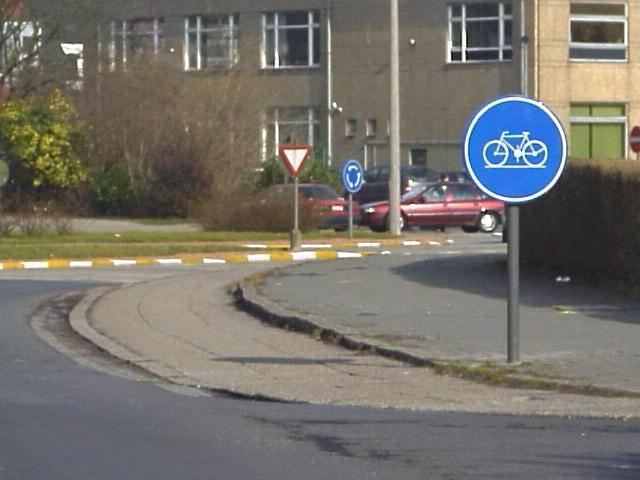
#> input picture images/traffic1.jpg, 640 x 480 px, found by its file name
$ python labo4.py
#> lines starting #> are read from the running program, lines starting #| are printed output that depends on the picture; after the words box and inside, x2 and y2 are one past the last pixel; in counts of white or black regions, pixels touching at a corner belong together
import numpy as np
from matplotlib import pyplot as plt
import cv2
import scipy
import scipy.ndimage
from matplotlib.widgets import Slider

# Typing
import typing
from cv2.typing import MatLike, Scalar
from numpy.typing import ArrayLike

# -- Opdracht 1 --
def segment_color(filename: str):
#> called with filename = 'images/traffic1.jpg'
    image = cv2.imread(filename)
#> image is the input picture: shape (480, 640, 3); mean B, G, R 105.5, 112.6, 116.2
    hsv = cv2.cvtColor(image, cv2.COLOR_BGR2HSV)
#> hsv: shape (480, 640, 3); mean H, S, V 53.2, 45.2, 122.6

    # Red(Two areas)
    lower_red1 = np.array([0, 100, 50])
    upper_red1 = np.array([10, 255, 255])
    lower_red2 = np.array([165, 70, 50])
    upper_red2 = np.array([180, 255, 255])
    # Blue
    lower_blue = np.array([100, 70, 50])
    upper_blue = np.array([130, 255, 255])
    # White
    lower_white = np.array([0, 0, 200])
    upper_white = np.array([180, 50, 255])
    # Black
    lower_black = np.array([0, 0, 0])
    upper_black = np.array([180, 255, 50])

    mask_red1 = cv2.inRange(hsv, lower_red1, upper_red1)
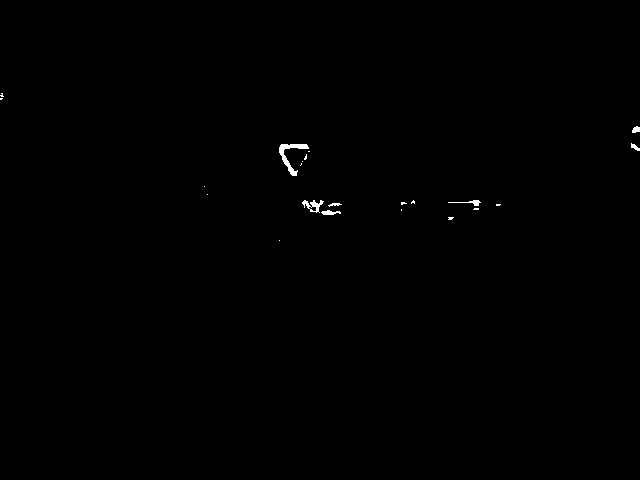
#> mask_red1: shape (480, 640); 0.24% white; 22 white regions (15 under 20 px), largest, box (x1, y1, x2, y2) and area: (279, 144, 309, 176) 275, (302, 200, 324, 213) 127, (448, 200, 481, 206) 66
    mask_red2 = cv2.inRange(hsv, lower_red2, upper_red2)
#> mask_red2: shape (480, 640); 0.55% white; 21 white regions (10 under 20 px), largest, box (x1, y1, x2, y2) and area: (430, 187, 503, 213) 599, (401, 210, 474, 224) 429, (367, 203, 389, 224) 257
    mask_red = cv2.bitwise_or(mask_red1, mask_red2)
#> mask_red: shape (480, 640); 0.79% white; 31 white regions (19 under 20 px), largest, box (x1, y1, x2, y2) and area: (430, 187, 503, 213) 685, (401, 209, 474, 224) 445, (279, 144, 309, 176) 275

    mask_blue = cv2.inRange(hsv, lower_blue, upper_blue)
#> mask_blue: shape (480, 640); 2.6% white; 31 white regions (17 under 20 px), largest, box (x1, y1, x2, y2) and area: (468, 100, 563, 198) 5582, (340, 160, 366, 193) 563, (503, 137, 527, 166) 419
    mask_white = cv2.inRange(hsv, lower_white, upper_white)
#> mask_white: shape (480, 640); 2% white; 166 white regions (114 under 20 px), largest, box (x1, y1, x2, y2) and area: (465, 97, 566, 201) 889, (567, 16, 628, 47) 503, (394, 0, 398, 139) 299
    mask_black = cv2.inRange(hsv, lower_black, upper_black)
#> mask_black: shape (480, 640); 4.4% white; 121 white regions (99 under 20 px), largest, box (x1, y1, x2, y2) and area: (517, 174, 640, 298) 11213, (90, 196, 138, 215) 468, (6, 162, 35, 193) 331

    # Plot
    image_rgb = cv2.cvtColor(image, cv2.COLOR_BGR2RGB)
    fig = plt.figure(figsize=(10, 10))
    fig.canvas.manager.set_window_title("Segmented color")
    ax1 = plt.subplot(3, 2, (1, 2))
    ax1.imshow(image_rgb)
    plt.title("Original Image")
    plt.axis("off")
    masks = {
        "Red": mask_red,
        "Blue": mask_blue,
        "White": mask_white,
        "Black": mask_black,
    }
    for i, (color, mask) in enumerate(masks.items(), 2):
        plt.subplot(3, 2, i + 1)
        plt.imshow(mask, cmap="gray")
        plt.title(f"{color} Mask")
        plt.axis("off")
#> this loop made 4 passes
#> color on passes 1 to 4: 'Red', 'Blue', 'White', 'Black'
    plt.show()
#> call 2 of segment_color, with filename = 'images/traffic2.jpg'
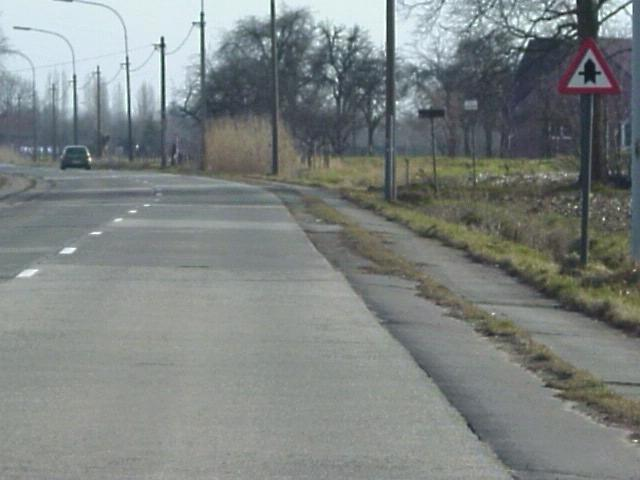
#> input picture images/traffic2.jpg, 640 x 480 px, found by its file name
#> in segment_color, image is the input picture: shape (480, 640, 3); mean B, G, R 129.7, 131.3, 125.5
#> in segment_color (call 2), `hsv = cv2.cvtColor(image, cv2.COLOR_BGR2HSV)`: hsv: shape (480, 640, 3); mean H, S, V 72.8, 25.4, 134.3
#> in segment_color (call 2), `mask_red1 = cv2.inRange(hsv, lower_red1, upper_red1)`: mask_red1: shape (480, 640); every value is 0
#> in segment_color (call 2), `mask_red2 = cv2.inRange(hsv, lower_red2, upper_red2)`: mask_red2: shape (480, 640); 0.3% white; 1 white region, box (x1, y1, x2, y2) and area: (559, 38, 620, 94) 924
#> in segment_color (call 2), `mask_blue = cv2.inRange(hsv, lower_blue, upper_blue)`: mask_blue: shape (480, 640); 1.1% white; 113 white regions (85 under 20 px), largest, box (x1, y1, x2, y2) and area: (512, 39, 560, 108) 1007, (581, 96, 591, 141) 305, (634, 14, 640, 63) 201
#> in segment_color (call 2), `mask_white = cv2.inRange(hsv, lower_white, upper_white)`: mask_white: shape (480, 640); 9% white; 138 white regions (112 under 20 px), largest, box (x1, y1, x2, y2) and area: (0, 0, 201, 116) 17482, (395, 0, 468, 66) 3092, (275, 0, 386, 57) 2962
#> in segment_color (call 2), `mask_black = cv2.inRange(hsv, lower_black, upper_black)`: mask_black: shape (480, 640); 0.48% white; 93 white regions (78 under 20 px), largest, box (x1, y1, x2, y2) and area: (580, 0, 595, 36) 280, (592, 143, 606, 184) 250, (580, 60, 596, 82) 175
#> the loop in segment_color (call 2), `for i, (color, mask) in enumerate(masks.items(), 2):` made 4 passes


# -- Opdracht 2 --
def plot_image(image: ArrayLike, title="Title", legend: list[list[str]] = []):
    fig, ax = plt.subplots()
    fig.canvas.manager.set_window_title(title)

    ax.imshow(image)
    [ax.plot([], [], label=entry[0], color=entry[1]) for entry in legend]

    if len(legend):
        ax.legend()

    plt.show()


def draw_lines(lines: list, image: MatLike, color: Scalar):
    for rho, theta in lines:
        a = np.cos(theta)
        b = np.sin(theta)
        x0 = a * rho
        y0 = b * rho
        x1 = int(x0 + 1000 * (-b))
        y1 = int(y0 + 1000 * (a))
        x2 = int(x0 - 1000 * (-b))
        y2 = int(y0 - 1000 * (a))

        # print(f"Line coordinates: ({x1}, {y1}) to ({x2}, {y2})")
        cv2.line(image, (x1, y1), (x2, y2), color, 2)


def are_lines_similar(line1, line2, rho_tolerance=10, theta_tolerance=0.1):
    rho1, theta1 = line1
    rho2, theta2 = line2

    # Normaliseer de rho waarden (kan negatief zijn)
    if rho1 < 0:
        rho1 = -rho1
        theta1 = theta1 + np.pi
    if rho2 < 0:
        rho2 = -rho2
        theta2 = theta2 + np.pi

    # Normaliseer theta waarden tussen 0 en pi
    theta1 = theta1 % np.pi
    theta2 = theta2 % np.pi

    theta_diff = min(abs(theta1 - theta2), np.pi - abs(theta1 - theta2))
    if theta_diff > theta_tolerance:
        return False

    rho_diff = abs(rho1 - rho2)
    return rho_diff <= rho_tolerance


def filter_similar_lines(lines: MatLike, rho_tolerance=10, theta_tolerance=0.1):
    if lines is None:
        return []

    filtered_lines = []
    lines = lines[:, 0]

    for line in lines:
        is_similar = False
        for filtered_line in filtered_lines:
            if are_lines_similar(line, filtered_line, rho_tolerance, theta_tolerance):
                is_similar = True
                break

        if not is_similar:
            filtered_lines.append(line)

    return filtered_lines


def hough(filename: str):
#> called with filename = 'images/lines.jpg'
    img = cv2.imread(filename)
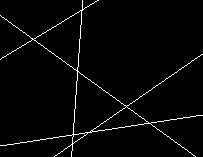
#> input picture images/lines.jpg, 203 x 157 px, found by its file name
#> img is the input picture: shape (157, 203, 3); min 0, max 255, mean 6.4
    gray = cv2.cvtColor(img, cv2.COLOR_BGR2GRAY)
    edges = cv2.Canny(gray, 50, 200, apertureSize=3)
#> edges: shape (157, 203); 4.8% white in thin lines or dots

    lines = cv2.HoughLines(edges, 1, np.pi / 180, 79)
#> lines = [[83, 0.0698], [13, 2.2], [145, 1.41], [81, 0.0698], [143, 1.41], [11, 2.2], [14, 2.18], [158, 0.96], [160, 0.96], [146, 1.4], [9, 2.22], [51, 1.03]]
    filtered_lines = filter_similar_lines(lines)
#> the loop in filter_similar_lines, `for line in lines:` made 12 passes
#> after the loop in filter_similar_lines, `for line in lines:`: filtered_lines = [[83, 0.0698], [13, 2.2], [145, 1.41], [158, 0.96], [51, 1.03]]

    #draw_lines(filtered_lines, img, (0, 255, 0))

    # Filter bijna parallelle lijnen
    parallel_lines = []
    tolerance = 0.1
    for i in range(len(filtered_lines)):
        for j in range(i + 1, len(filtered_lines)):
            rho1, theta1 = filtered_lines[i]
            rho2, theta2 = filtered_lines[j]
            if abs(theta1 - theta2) < tolerance:
                parallel_lines.append((rho1, theta1))
                parallel_lines.append((rho2, theta2))
#> this loop made 5 passes
#> after the loop, parallel_lines = [(158, 0.96), (51, 1.03)]

    draw_lines(parallel_lines, img, (0, 0, 255))
#> the loop in draw_lines, `for rho, theta in lines:` made 2 passes
#> (rho, theta, a, b, x0, y0, x1, y1) on passes 1 to 2: (158, 0.96, 0.574, 0.819, 90.63, 129.4, -728, 703), (51, 1.03, 0.515, 0.857, 26.27, 43.72, -830, 558)

    plot_image(img, "Hough parallel lines", [["Parallel", "Blue"]])


# -- Opdracht 3 --
def RANSAC(
    filename: str,
    num_lines=5,
    threshold_distance=2,
    threshold_inliers=100,
    max_iterations=1000
):
#> called with filename = 'images/wires.jpg', num_lines = 5, threshold_distance = 2, threshold_inliers = 100, max_iterations = 1000
    img = cv2.imread(filename, cv2.IMREAD_COLOR)
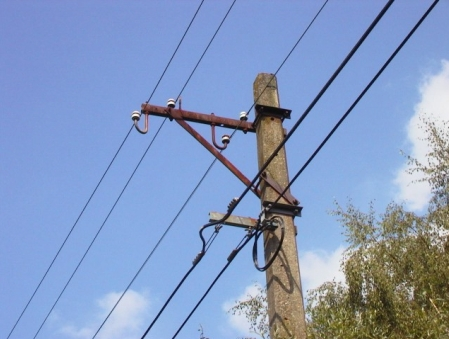
#> input picture images/wires.jpg, 449 x 339 px, found by its file name
#> img is the input picture: shape (339, 449, 3); mean B, G, R 193.1, 154, 132.8
    img = cv2.cvtColor(img, cv2.COLOR_BGR2RGB)

    img_with_lines = img.copy()

    gray = cv2.cvtColor(img, cv2.COLOR_RGB2GRAY)
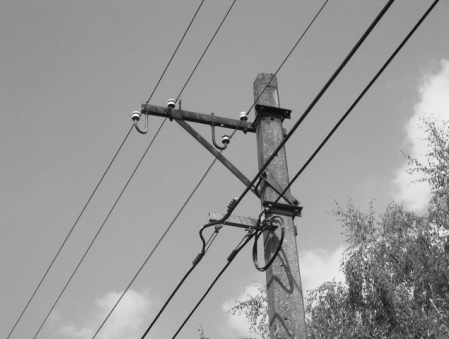
#> gray: shape (339, 449); min 11, max 248, mean 152.1
    edges = cv2.Canny(gray, 50, 150, apertureSize=3)
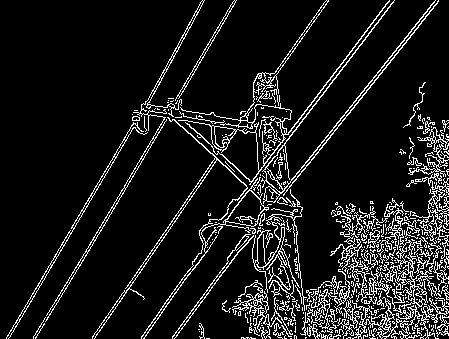
#> edges: shape (339, 449); 10.4% white in thin lines or dots

    y_coords, x_coords = np.nonzero(edges)
#> y_coords = 15838 values from 0 to 338; x_coords = 15838 values, max 448 at index 2442, min 6 at index 15668, mean 305.3
    points = np.column_stack((x_coords, y_coords))
#> points = 15838 pairs, first value 6 to 448, second value 0 to 338

    colors = plt.cm.rainbow(np.linspace(0, 1, num_lines))
#> colors = [[0.5, 0, 1, 1], [0.00196, 0.709, 0.923, 1], [0.504, 1, 0.705, 1], [1, 0.701, 0.378, 1], [1, 1.22e-16, 6.12e-17, 1]]
    colors = (colors[:, :3] * 255).astype(np.uint8)
#> colors = [[127, 0, 255], [0, 180, 235], [128, 254, 179], [255, 178, 96], [255, 0, 0]]

    # Minimale lengte voor een geldige lijn (als percentage van de beeldbreedte)
    min_line_length = img.shape[1] * 0.3  # 30% van de beeldbreedte
#> min_line_length = 134.7

    detected_lines = []
    for line_idx in range(num_lines):
        S = 2
        best_inliers = []
        best_line = None
        max_line_score = 0

        if len(points) < 2:
            break

        for _ in range(max_iterations):
            idx = np.random.choice(len(points), S, replace=False)
            point1, point2 = points[idx]
            x1, y1 = point1
            x2, y2 = point2

            if x2 - x1 == 0 and y2 - y1 == 0:
                continue

            distances = np.abs(
                (x2 - x1) * (y1 - points[:, 1]) - (x1 - points[:, 0]) * (y2 - y1)
            ) / np.sqrt((x2 - x1) ** 2 + (y2 - y1) ** 2)

            inlier_indices = distances < threshold_distance
            inliers = points[inlier_indices]

            if len(inliers) < threshold_inliers:
                continue

            line_vector = np.array([x2 - x1, y2 - y1])
            line_vector = line_vector / np.linalg.norm(line_vector)
            centered_points = inliers - point1
            projections = np.dot(centered_points, line_vector)
            line_length = np.max(projections) - np.min(projections)
            line_score = line_length * len(inliers)

            if line_score > max_line_score and line_length > min_line_length:
                max_line_score = line_score
                best_inliers = inliers
                min_idx = np.argmin(projections)
                max_idx = np.argmax(projections)
                best_line = (inliers[min_idx], inliers[max_idx])

        if best_line is not None:
            detected_lines.append(best_line)
            pt1, pt2 = best_line
            cv2.line(
                img_with_lines,
                (int(pt1[0]), int(pt1[1])),
                (int(pt2[0]), int(pt2[1])),
                colors[line_idx].tolist(),
                2,
            )

            points = np.array(
                [p for p in points if not np.any(np.all(p == best_inliers, axis=1))]
            )
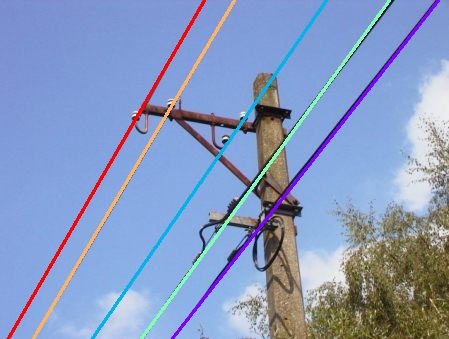
#> img_with_lines: shape (339, 449, 3); mean R, G, B 135.1, 154.1, 192.7
#> after the loop, detected_lines = [([172, 338], [438, 0]), ([92, 338], [326, 0]), ([389, 0], [141, 338]), ([234, 0], [33, 338]), ([8, 338], [204, 0])]; max_idx = 0; min_idx = 653; points = 12682 pairs, first value 6 to 448, second value 0 to 338

    fig = plt.figure(figsize=(12, 6))
    fig.canvas.manager.set_window_title("RANSAC power lines")
    plt.subplot(121)
    plt.imshow(img)
    plt.title("Origineel")

    plt.subplot(122)
    plt.imshow(img_with_lines)
    plt.title("Gedetecteerde lijnen")

    plt.tight_layout()
    plt.show()

    return detected_lines


def main():
    # Opdracht 1: Kleursegmentatie
    segment_color("images/traffic1.jpg")
    segment_color("images/traffic2.jpg")

    # Opdracht 2: Lijndetectie
    hough("images/lines.jpg")

    # Opdracht 3: RANSAC
    RANSAC("images/wires.jpg")


if __name__ == "__main__":
    main()
